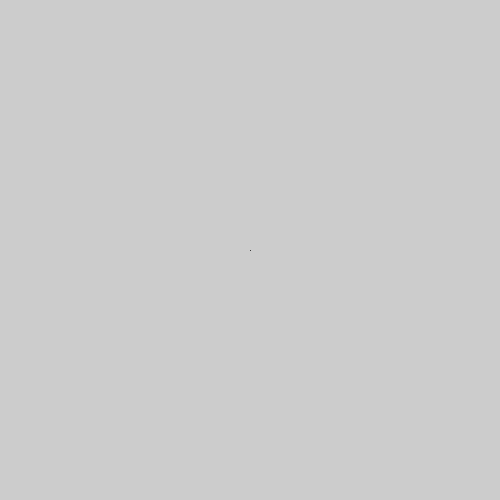
Frame 1 (no input)
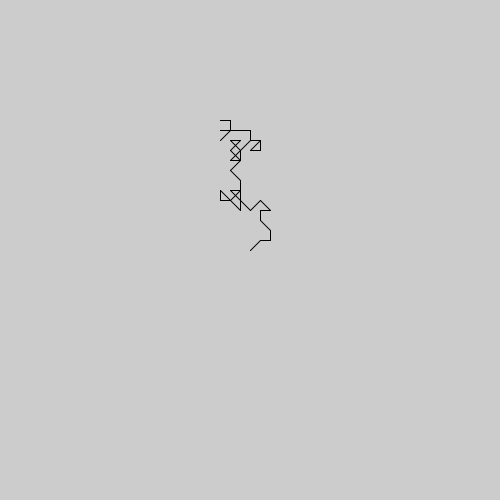
Frame 60 (the mouse pressed at the canvas centre just before this capture)
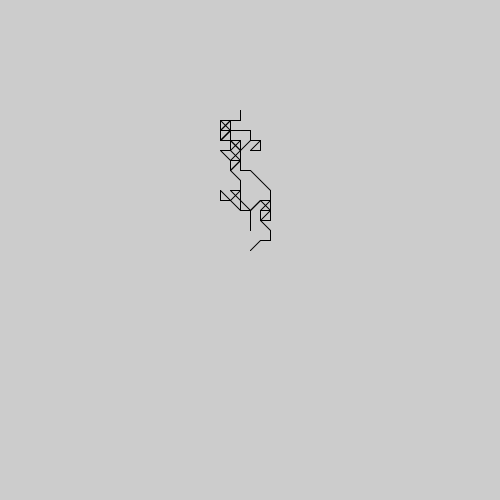
Frame 120 (the mouse held since frame 60 and released just before this capture)

The Processing sketch that drew these frames (run headless with seeded random() and noise(); from frame 60 on, the mouse is pressed at the canvas centre):

// Processing sketch: processing_21305
// ── processing_21305.pde

int x0=250, y0=250;
void setup(){
  size(500,500);  
}
void draw(){
  int x1=x0+10*(int)random(-2,2);
  int y1=y0+10*(int)random(-2,2);
  line(x0,y0,x1,y1);
  y0=y1;
  x0=x1;
}
                                
